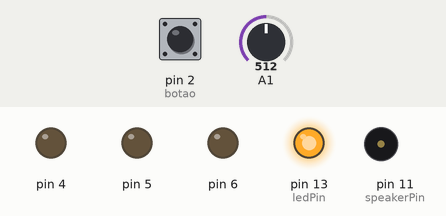
Recording of a sketch running on a simulated Arduino Uno, built with avr-gcc and run on an emulated ATmega328P. Shown: output pins drawn as LEDs (lit = HIGH), buzzer (waves = sounding). The inputs (shaded band) are chosen by the test bench; at power-on: A1 = 512, pin 2 (botao) HIGH.

Above: at 1.2 s.
1.3 s: A1 set to 312
At 4.15 s:
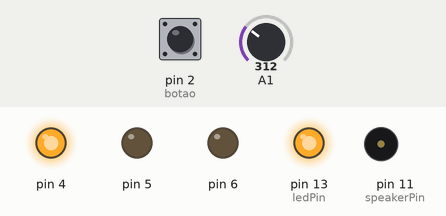
4.3 s: A1 set to 285
At 5.1 s:
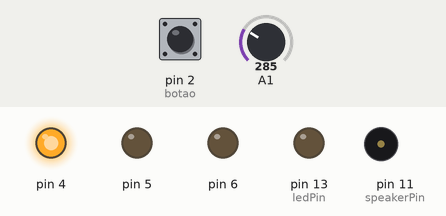
5.8 s: pin 2 (botao) pulled LOW for 0.15 s
At 6.9 s:
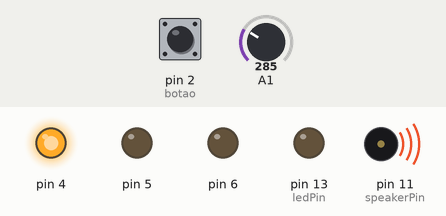
Timing chart, 0 to 32.5 s (numbered marks = the images above; inputs shaded):
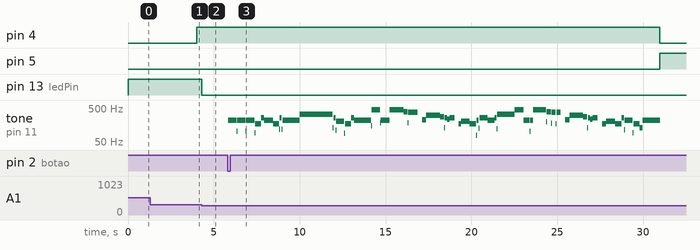

The sketch:

Desafios.ino
```cpp
int ledPin=13,botao=2,speakerPin=11,interval=4000;
unsigned long previousMillis[14];
bool logState[14];
#define c 261
#define d 294
#define e 329
#define f 349
#define g 391
#define gS 415
#define a 440
#define aS 455
#define b 466
#define cH 523
#define cSH 554
#define dH 587
#define dSH 622
#define eH 659
#define fH 698
#define fSH 740
#define gH 784
#define gSH 830
#define aH 880

void setup(){
  pinMode(botao,INPUT_PULLUP);
  for(int i=4;i<7;i++){
      pinMode(i,OUTPUT);
      previousMillis[i]=0;
      logState[i]=true;
  }
  pinMode(ledPin, OUTPUT);
  pinMode(speakerPin, OUTPUT);
}

void loop(){
  unsigned long currentMillis=millis();
  if(digitalRead(botao)==LOW){
     march();
  }
   if(analogRead(1)>=300){
      digitalWrite(ledPin,HIGH);
    }else{
      digitalWrite(ledPin,LOW);
    }
    if(currentMillis-previousMillis[6]>=interval){
        previousMillis[6] = currentMillis;
        if (logState[6] == true){
          digitalWrite(6, LOW);
          digitalWrite(4, HIGH);
          logState[6]=false;
        }else if(logState[5] == true){
          digitalWrite(4, LOW);
          digitalWrite(5, HIGH);
          logState[5]=false;
          interval=2000;
        }else{
          digitalWrite(6, HIGH);
          digitalWrite(5, LOW);
          logState[6]=true;
          logState[5]=true;
          interval=4000;
        }
    }
}

void beep (unsigned char speakerPin, int frequencyInHertz, long timeInMilliseconds){
    int x;
    long delayAmount = (long)(1000000/frequencyInHertz);
    long loopTime = (long)((timeInMilliseconds*1000)/(delayAmount*2));
    for (x=0;x<loopTime;x++){
        digitalWrite(speakerPin,HIGH);
        delayMicroseconds(delayAmount);
        digitalWrite(speakerPin,LOW);
        delayMicroseconds(delayAmount);
    }
    delay(20);
}

void march(){
    beep(speakerPin, a, 500);
    beep(speakerPin, a, 500);
    beep(speakerPin, a, 500);
    beep(speakerPin, f, 350);
    beep(speakerPin, cH, 150);

    beep(speakerPin, a, 500);
    beep(speakerPin, f, 350);
    beep(speakerPin, cH, 150);
    beep(speakerPin, a, 1000);
    //first bit

    beep(speakerPin, eH, 500);
    beep(speakerPin, eH, 500);
    beep(speakerPin, eH, 500);
    beep(speakerPin, fH, 350);
    beep(speakerPin, cH, 150);

    beep(speakerPin, gS, 500);
    beep(speakerPin, f, 350);
    beep(speakerPin, cH, 150);
    beep(speakerPin, a, 1000);
    //second bit...

    beep(speakerPin, aH, 500);
    beep(speakerPin, a, 350);
    beep(speakerPin, a, 150);
    beep(speakerPin, aH, 500);
    beep(speakerPin, gSH, 250);
    beep(speakerPin, gH, 250);

    beep(speakerPin, fSH, 125);
    beep(speakerPin, fH, 125);
    beep(speakerPin, fSH, 250);
    delay(250);
    beep(speakerPin, aS, 250);
    beep(speakerPin, dSH, 500);
    beep(speakerPin, dH, 250);
    beep(speakerPin, cSH, 250);
    //start of the interesting bit

    beep(speakerPin, cH, 125);
    beep(speakerPin, b, 125);
    beep(speakerPin, cH, 250);
    delay(250);
    beep(speakerPin, f, 125);
    beep(speakerPin, gS, 500);
    beep(speakerPin, f, 375);
    beep(speakerPin, a, 125);

    beep(speakerPin, cH, 500);
    beep(speakerPin, a, 375);
    beep(speakerPin, cH, 125);
    beep(speakerPin, eH, 1000);
    //more interesting stuff (this doesn't quite get it right somehow)

    beep(speakerPin, aH, 500);
    beep(speakerPin, a, 350);
    beep(speakerPin, a, 150);
    beep(speakerPin, aH, 500);
    beep(speakerPin, gSH, 250);
    beep(speakerPin, gH, 250);

    beep(speakerPin, fSH, 125);
    beep(speakerPin, fH, 125);
    beep(speakerPin, fSH, 250);
    delay(250);
    beep(speakerPin, aS, 250);
    beep(speakerPin, dSH, 500);
    beep(speakerPin, dH, 250);
    beep(speakerPin, cSH, 250);
    //repeat... repeat

    beep(speakerPin, cH, 125);
    beep(speakerPin, b, 125);
    beep(speakerPin, cH, 250);
    delay(250);
    beep(speakerPin, f, 250);
    beep(speakerPin, gS, 500);
    beep(speakerPin, f, 375);
    beep(speakerPin, cH, 125);

    beep(speakerPin, a, 500);
    beep(speakerPin, f, 375);
    beep(speakerPin, c, 125);
    beep(speakerPin, a, 1000);
    //and we're done \ó/
}
```

Measured:
- the behaviour switches between 300 and 299 on A1 (found by bisection; images 1 and 2)
- after the input at 4.3 s, pin 13 (ledPin): HIGH → LOW at once
- after the input at 5.8 s, pin 6: stops changing and stays LOW; tone on pin 11 (speakerPin): plays 220 Hz for 0.48 s, 104 Hz for 0.04 s, 220 Hz for 0.48 s, 104 Hz for 0.04 s, 220 Hz for 0.48 s, 94 Hz for 0.04 s … (77 notes in this stretch), starting after 0.05 s
